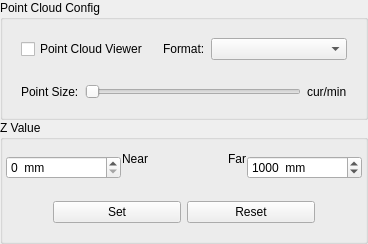
       <widget class="QWidget" name="widget_groupbox" native="true">
        <property name="sizePolicy">
         <sizepolicy hsizetype="Fixed" vsizetype="Preferred">
          <horstretch>0</horstretch>
          <verstretch>0</verstretch>
         </sizepolicy>
        </property>
        <property name="minimumSize">
         <size>
          <width>368</width>
          <height>0</height>
         </size>
        </property>
        <property name="maximumSize">
         <size>
          <width>368</width>
          <height>16777215</height>
         </size>
        </property>
        <layout class="QVBoxLayout" name="verticalLayout_4">
         <property name="spacing">
          <number>5</number>
         </property>
         <property name="leftMargin">
          <number>0</number>
         </property>
         <property name="topMargin">
          <number>0</number>
         </property>
         <property name="rightMargin">
          <number>0</number>
         </property>
         <property name="bottomMargin">
          <number>0</number>
         </property>
         <item>
          <widget class="QWidget" name="verticalWidget" native="true">
           <property name="sizePolicy">
            <sizepolicy hsizetype="Fixed" vsizetype="Preferred">
             <horstretch>0</horstretch>
             <verstretch>0</verstretch>
            </sizepolicy>
           </property>
           <layout class="QVBoxLayout" name="verticalLayout">
            <property name="spacing">
             <number>0</number>
            </property>
            <property name="leftMargin">
             <number>0</number>
            </property>
            <property name="topMargin">
             <number>0</number>
            </property>
            <property name="rightMargin">
             <number>0</number>
            </property>
            <property name="bottomMargin">
             <number>0</number>
            </property>
            <item>
             <widget class="QGroupBox" name="groupBox_point_cloud_config">
              <property name="minimumSize">
               <size>
                <width>368</width>
                <height>0</height>
               </size>
              </property>
              <property name="maximumSize">
               <size>
                <width>368</width>
                <height>16777215</height>
               </size>
              </property>
              <property name="title">
               <string>Point Cloud Config</string>
              </property>
              <layout class="QVBoxLayout" name="verticalLayout_10">
               <item>
                <widget class="QWidget" name="widget_point_cloud_viewer_option" native="true">
                 <layout class="QHBoxLayout" name="horizontalLayout_7">
                  <item>
                   <widget class="QCheckBox" name="checkBox_point_cloud_viewer">
                    <property name="text">
                     <string>Point Cloud Viewer</string>
                    </property>
                   </widget>
                  </item>
                  <item>
                   <widget class="QLabel" name="label_title_point_cloud_viewer_format">
                    <property name="sizePolicy">
                     <sizepolicy hsizetype="Fixed" vsizetype="Preferred">
                      <horstretch>0</horstretch>
                      <verstretch>0</verstretch>
                     </sizepolicy>
                    </property>
                    <property name="text">
                     <string>Format:</string>
                    </property>
                   </widget>
                  </item>
                  <item>
                   <widget class="QComboBox" name="comboBox_point_cloud_viewer_format">
                    <property name="editable">
                     <bool>false</bool>
                    </property>
                   </widget>
                  </item>
                 </layout>
                </widget>
               </item>
               <item>
                <widget class="QWidget" name="widget_point_size" native="true">
                 <layout class="QHBoxLayout" name="horizontalLayout_11">
                  <item>
                   <widget class="QLabel" name="label_title_point_size">
                    <property name="text">
                     <string>Point Size:</string>
                    </property>
                   </widget>
                  </item>
                  <item>
                   <widget class="QSlider" name="horizontalSlider_point_size">
                    <property name="minimum">
                     <number>1</number>
                    </property>
                    <property name="maximum">
                     <number>5</number>
                    </property>
                    <property name="pageStep">
                     <number>1</number>
                    </property>
                    <property name="orientation">
                     <enum>Qt::Horizontal</enum>
                    </property>
                   </widget>
                  </item>
                  <item>
                   <widget class="QLabel" name="label_content_point_size">
                    <property name="text">
                     <string>cur/min</string>
                    </property>
                   </widget>
                  </item>
                 </layout>
                </widget>
               </item>
              </layout>
             </widget>
            </item>
            <item>
             <widget class="QGroupBox" name="groupBox_z_value">
              <property name="minimumSize">
               <size>
                <width>368</width>
                <height>0</height>
               </size>
              </property>
              <property name="maximumSize">
               <size>
                <width>368</width>
                <height>16777215</height>
               </size>
              </property>
              <property name="title">
               <string>Z Value</string>
              </property>
              <layout class="QVBoxLayout" name="verticalLayout_11">
               <property name="leftMargin">
                <number>0</number>
               </property>
               <property name="rightMargin">
                <number>0</number>
               </property>
               <item>
                <widget class="QWidget" name="widget_z_value_group" native="true">
                 <layout class="QHBoxLayout" name="horizontalLayout_12">
                  <property name="spacing">
                   <number>1</number>
                  </property>
                  <property name="leftMargin">
                   <number>3</number>
                  </property>
                  <property name="topMargin">
                   <number>0</number>
                  </property>
                  <property name="rightMargin">
                   <number>3</number>
                  </property>
                  <property name="bottomMargin">
                   <number>0</number>
                  </property>
                  <item>
                   <widget class="QSpinBox" name="spinBox_z_value_near">
                    <property name="sizePolicy">
                     <sizepolicy hsizetype="Minimum" vsizetype="Fixed">
                      <horstretch>0</horstretch>
                      <verstretch>0</verstretch>
                     </sizepolicy>
                    </property>
                    <property name="minimumSize">
                     <size>
                      <width>106</width>
                      <height>0</height>
                     </size>
                    </property>
                    <property name="suffix">
                     <string>  mm</string>
                    </property>
                    <property name="maximum">
                     <number>65536</number>
                    </property>
                   </widget>
                  </item>
                  <item>
                   <widget class="QWidget" name="widget_z_value_color_bar" native="true">
                    <layout class="QVBoxLayout" name="verticalLayout_12">
                     <property name="spacing">
                      <number>3</number>
                     </property>
                     <property name="leftMargin">
                      <number>0</number>
                     </property>
                     <property name="topMargin">
                      <number>0</number>
                     </property>
                     <property name="rightMargin">
                      <number>0</number>
                     </property>
                     <property name="bottomMargin">
                      <number>0</number>
                     </property>
                     <item>
                      <widget class="QWidget" name="widget_z_value_color_bar_text" native="true">
                       <layout class="QHBoxLayout" name="horizontalLayout_13">
                        <property name="spacing">
                         <number>0</number>
                        </property>
                        <property name="leftMargin">
                         <number>0</number>
                        </property>
                        <property name="topMargin">
                         <number>0</number>
                        </property>
                        <property name="rightMargin">
                         <number>0</number>
                        </property>
                        <property name="bottomMargin">
                         <number>0</number>
                        </property>
                        <item>
                         <widget class="QLabel" name="label_z_value_color_bar_near">
                          <property name="text">
                           <string>Near</string>
                          </property>
                         </widget>
                        </item>
                        <item>
                         <spacer name="horizontalSpacer_3">
                          <property name="orientation">
                           <enum>Qt::Horizontal</enum>
                          </property>
                          <property name="sizeType">
                           <enum>QSizePolicy::Fixed</enum>
                          </property>
                          <property name="sizeHint" stdset="0">
                           <size>
                            <width>80</width>
                            <height>20</height>
                           </size>
                          </property>
                         </spacer>
                        </item>
                        <item>
                         <widget class="QLabel" name="label_z_value_color_bar_far">
                          <property name="text">
                           <string>Far</string>
                          </property>
                          <property name="alignment">
                           <set>Qt::AlignRight|Qt::AlignTrailing|Qt::AlignVCenter</set>
                          </property>
                         </widget>
                        </item>
                       </layout>
                      </widget>
                     </item>
                     <item>
                      <widget class="QLabel" name="label_z_value_color_bar">
                       <property name="text">
                        <string/>
                       </property>
                       <property name="pixmap">
                        <pixmap resource="../resource/resource.qrc">:/image/bar.png</pixmap>
                       </property>
                      </widget>
                     </item>
                    </layout>
                   </widget>
                  </item>
                  <item>
                   <widget class="QSpinBox" name="spinBox_z_value_far">
                    <property name="sizePolicy">
                     <sizepolicy hsizetype="Minimum" vsizetype="Fixed">
                      <horstretch>0</horstretch>
                      <verstretch>0</verstretch>
                     </sizepolicy>
                    </property>
                    <property name="suffix">
                     <string>  mm</string>
                    </property>
                    <property name="maximum">
                     <number>999999</number>
                    </property>
                    <property name="value">
                     <number>1000</number>
                    </property>
                   </widget>
                  </item>
                 </layout>
                </widget>
               </item>
               <item>
                <widget class="QWidget" name="widget_z_value_button_group" native="true">
                 <layout class="QHBoxLayout" name="horizontalLayout_14">
                  <property name="leftMargin">
                   <number>50</number>
                  </property>
                  <property name="rightMargin">
                   <number>50</number>
                  </property>
                  <item>
                   <widget class="QPushButton" name="pushButton_z_value_set">
                    <property name="text">
                     <string>Set</string>
                    </property>
                   </widget>
                  </item>
                  <item>
                   <widget class="QPushButton" name="pushButton_z_value_reset">
                    <property name="text">
                     <string>Reset</string>
                    </property>
                   </widget>
                  </item>
                 </layout>
                </widget>
               </item>
              </layout>
             </widget>
            </item>
           </layout>
          </widget>
         </item>
        </layout>
       </widget>
